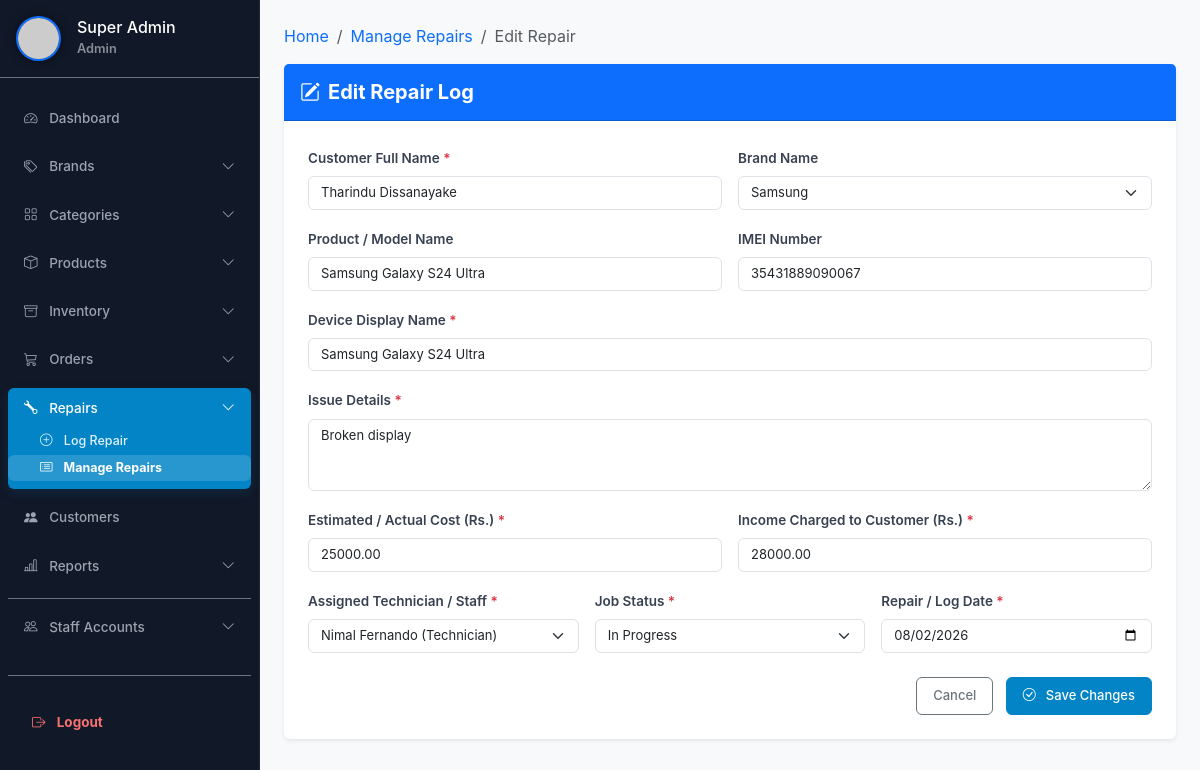
The page /legacy_php_backup/admin/edit-repair.php?id=2 (signed in) on the database its author committed.
### tables this page shows
CREATE TABLE `tbl_repairs` (
  `ID` int(11) NOT NULL AUTO_INCREMENT,
  `CustomerName` varchar(150) NOT NULL,
  `BrandName` varchar(100) DEFAULT NULL,
  `ProductName` varchar(150) DEFAULT NULL,
  `IMEINumber` varchar(50) DEFAULT NULL,
  `DeviceName` varchar(150) NOT NULL,
  `Issue` text NOT NULL,
  `Cost` decimal(10,2) NOT NULL DEFAULT 0.00,
  `Income` decimal(10,2) NOT NULL DEFAULT 0.00,
  `TechnicianId` int(11) NOT NULL,
  `Status` enum('Pending','In-progress','Completed','Cancelled') NOT NULL DEFAULT 'Pending',
  `RepairDate` date NOT NULL,
  `RepairNotes` text DEFAULT NULL,
  `PartsUsed` varchar(255) DEFAULT NULL,
  `LaborTime` varchar(50) DEFAULT NULL,
  PRIMARY KEY (`ID`),
  KEY `TechnicianId` (`TechnicianId`),
  CONSTRAINT `fk_repairs_technician` FOREIGN KEY (`TechnicianId`) REFERENCES `staff_users` (`id`) ON DELETE CASCADE
);

### legacy_php_backup/admin/edit-repair.php (the view, shortened to what this page needs)
<?php
include("../includes/admin/auth_admin.php");
$technician_q = mysqli_query($conn, "SELECT id, first_name, last_name, role FROM staff_users WHERE status = 'Active' AND role = 'Technician' ORDER BY first_name ASC");
$brands_q = mysqli_query($conn, "SELECT BrandName FROM tblbrand ORDER BY BrandName ASC");
$repair_id = intval($_GET['id']);
$fetch_stmt = $conn->prepare("SELECT * FROM tbl_repairs WHERE ID = ?");
$fetch_stmt->bind_param("i", $repair_id);
$fetch_stmt->execute();
$repair_res = $fetch_stmt->get_result();
$repair = $repair_res->fetch_assoc();
?>
<!DOCTYPE html>
<html lang="en">
<head>
    <link href="https://cdn.jsdelivr.net/npm/bootstrap@5.3.0/dist/css/bootstrap.min.css" rel="stylesheet">
    <link rel="stylesheet" href="https://cdn.jsdelivr.net/npm/bootstrap-icons@1.10.5/font/bootstrap-icons.css">
    <link rel="stylesheet" href="../assets/css/admin.css">
</head>
<body class="bg-light">
<div class="d-flex">
    <?php include_once('../includes/admin/sidebar.php');?>
    <div class="flex-grow-1">
        <?php include_once('../includes/admin/header.php');?>
        <div class="container-fluid p-4">
            <nav aria-label="breadcrumb">
                <ol class="breadcrumb">
                    <li class="breadcrumb-item"><a href="dashboard.php" class="text-decoration-none">Home</a></li>
                    <li class="breadcrumb-item"><a href="manage-repairs.php" class="text-decoration-none">Manage Repairs</a></li>
                    <li class="breadcrumb-item active" aria-current="page">Edit Repair</li>
                </ol>
            </nav>
            <div class="card card-repair shadow-sm border-0">
                <div class="card-header bg-primary text-white py-3">
                    <h5 class="mb-0 fw-bold"><i class="bi bi-pencil-square me-2"></i>Edit Repair Log</h5>
                </div>
                <div class="card-body p-4">
                    <form method="post" class="confirm-submit" data-confirm-message="Please confirm that you wish to save these changes to the repair log.">
                        <?php if ($admin_role === 'Technician'): ?>
                        <div class="alert alert-info border-0 py-2 mb-3 small"><i class="bi bi-info-circle me-1"></i> As a Technician, you can update the job status and log technical details only.</div>
                        <div class="row g-3">
                            <div class="col-md-6">
                                <label class="form-label fw-semibold">Customer Name</label>
                                <input type="text" class="form-control bg-light" value="<?= htmlspecialchars($repair['CustomerName']); ?>" readonly>
                            </div>
                            <div class="col-md-6">
                                <label class="form-label fw-semibold">Device Name</label>
                                <input type="text" class="form-control bg-light" value="<?= htmlspecialchars($repair['DeviceName']); ?>" readonly>
                            </div>
                            <div class="col-md-4">
                                <label class="form-label fw-semibold">Brand Name</label>
                                <input type="text" class="form-control bg-light" value="<?= htmlspecialchars($repair['BrandName'] ?? 'N/A'); ?>" readonly>
                            </div>
                            <div class="col-md-4">
                                <label class="form-label fw-semibold">Product Name</label>
                                <input type="text" class="form-control bg-light" value="<?= htmlspecialchars($repair['ProductName'] ?? 'N/A'); ?>" readonly>
                            </div>
                            <div class="col-md-4">
                                <label class="form-label fw-semibold">IMEI Number</label>
                                <input type="text" class="form-control bg-light" value="<?= htmlspecialchars($repair['IMEINumber'] ?? 'N/A'); ?>" readonly>
                            </div>
                            <div class="col-12">
                                <label class="form-label fw-semibold">Issue Details</label>
                                <textarea class="form-control bg-light" rows="2" readonly><?= htmlspecialchars($repair['Issue']); ?></textarea>
                            </div>
                            <div class="col-md-4">
                                <label class="form-label fw-semibold">Job Status <span class="text-danger">*</span></label>
                                <select class="form-select" name="status" required>
                                    <option value="Pending" <?= ($repair['Status']==='Pending')?'selected':''; ?>>Pending</option>
                                    <option value="In-progress" <?= ($repair['Status']==='In-progress')?'selected':''; ?>>In Progress</option>
                                    <option value="Completed" <?= ($repair['Status']==='Completed')?'selected':''; ?>>Completed</option>
                                    <option value="Cancelled" <?= ($repair['Status']==='Cancelled')?'selected':''; ?>>Cancelled</option>
                                </select>
                            </div>
                            <div class="col-md-4">
                                <label class="form-label fw-semibold">Labor Time</label>
                                <input type="text" class="form-control" name="labor_time" value="<?= htmlspecialchars($repair['LaborTime'] ?? ''); ?>" placeholder="e.g. 2h 30m">
                            </div>
                            <div class="col-md-4">
                                <label class="form-label fw-semibold">Parts Used</label>
                                <input type="text" class="form-control" name="parts_used" value="<?= htmlspecialchars($repair['PartsUsed'] ?? ''); ?>" placeholder="e.g. Screen, Battery">
                            </div>
                            <div class="col-12">
                                <label class="form-label fw-semibold">Repair Notes / Technical Log</label>
                                <textarea class="form-control" name="repair_notes" rows="4" placeholder="Detail the work performed, findings, and any follow-up required..."><?= htmlspecialchars($repair['RepairNotes'] ?? ''); ?></textarea>
                            </div>
                        </div>
                        <?php else: ?>
                        <div class="row g-3">
                            <div class="col-md-6">
                                <label for="customer_name" class="form-label fw-semibold">Customer Full Name <span class="text-danger">*</span></label>
                                <input type="text" class="form-control" name="customer_name" id="customer_name" value="<?= htmlspecialchars($repair['CustomerName']); ?>" required pattern="[a-zA-Z\s]+" title="Only letters and spaces are allowed." placeholder="e.g. Ruwan Perera">
                            </div>
                            <div class="col-md-6">
                                <label for="brand_name" class="form-label fw-semibold">Brand Name</label>
                                <select class="form-select" name="brand_name" id="brand_name">
                                    <?php
                                    while($b = mysqli_fetch_assoc($brands_q)):
                                        $sel = ($repair['BrandName'] === $b['BrandName']) ? 'selected' : '';
                                    ?>
                                        <option value="<?= htmlspecialchars($b['BrandName']); ?>" <?= $sel; ?>><?= htmlspecialchars($b['BrandName']); ?></option>
                                    <?php endwhile; ?>
                                </select>
                            </div>
                            <div class="col-md-6">
                                <label for="product_name" class="form-label fw-semibold">Product / Model Name</label>
                                <input type="text" class="form-control" name="product_name" id="product_name" value="<?= htmlspecialchars($repair['ProductName'] ?? ''); ?>" placeholder="e.g. iPhone 15 Pro">
                            </div>
                            <div class="col-md-6">
                                <label for="imei_number" class="form-label fw-semibold">IMEI Number</label>
                                <input type="text" class="form-control" name="imei_number" id="imei_number" value="<?= htmlspecialchars($repair['IMEINumber'] ?? ''); ?>" maxlength="18" placeholder="e.g. 358901234567890">
                            </div>
                            <div class="col-12">
                                <label for="device_name" class="form-label fw-semibold">Device Display Name <span class="text-danger">*</span></label>
                                <input type="text" class="form-control" name="device_name" id="device_name" value="<?= htmlspecialchars($repair['DeviceName']); ?>" required placeholder="e.g. iPhone 15 Pro">
                            </div>
                            <div class="col-12">
                                <label for="issue" class="form-label fw-semibold">Issue Details <span class="text-danger">*</span></label>
                                <textarea class="form-control" name="issue" id="issue" rows="3" required placeholder="Describe the fault and work required..."><?= htmlspecialchars($repair['Issue']); ?></textarea>
                            </div>
                            <div class="col-md-6">
                                <label for="cost" class="form-label fw-semibold">Estimated / Actual Cost (Rs.) <span class="text-danger">*</span></label>
                                <input type="number" class="form-control" name="cost" id="cost" step="0.01" min="0" value="<?= htmlspecialchars($repair['Cost']); ?>" required placeholder="e.g. 5000.00">
                            </div>
                            <div class="col-md-6">
                                <label for="income" class="form-label fw-semibold">Income Charged to Customer (Rs.) <span class="text-danger">*</span></label>
                                <input type="number" class="form-control" name="income" id="income" step="0.01" min="0" value="<?= htmlspecialchars($repair['Income']); ?>" required placeholder="e.g. 9500.00">
                            </div>
                            <div class="col-md-4">
                                <label for="technician_id" class="form-label fw-semibold">Assigned Technician / Staff <span class="text-danger">*</span></label>
                                <select class="form-select" name="technician_id" id="technician_id" required>
                                    <?php
                                    mysqli_data_seek($technician_q, 0);
                                    while($tech = mysqli_fetch_assoc($technician_q)):
                                        $selected = ($tech['id'] == $repair['TechnicianId']) ? 'selected' : '';
                                    ?>
                                        <option value="<?= $tech['id']; ?>" <?= $selected; ?>><?= htmlspecialchars($tech['first_name'] . ' ' . $tech['last_name'] . ' (' . $tech['role'] . ')'); ?></option>
                                    <?php endwhile; ?>
                                </select>
                            </div>
                            <div class="col-md-4">
                                <label for="status" class="form-label fw-semibold">Job Status <span class="text-danger">*</span></label>
                                <select class="form-select" name="status" id="status" required>
                                    <option value="In-progress" <?= ($repair['Status']==='In-progress')?'selected':''; ?>>In Progress</option>
                                </select>
                            </div>
                            <div class="col-md-4">
                                <label for="repair_date" class="form-label fw-semibold">Repair / Log Date <span class="text-danger">*</span></label>
                                <input type="date" class="form-control" name="repair_date" id="repair_date" value="<?= htmlspecialchars($repair['RepairDate']); ?>" max="<?= date('Y-m-d'); ?>" required>
                            </div>
                        </div>
                        <?php endif; ?>
                        <div class="mt-4 text-end">
                            <a href="manage-repairs.php" class="btn btn-outline-secondary px-4 me-2">Cancel</a>
                            <button type="submit" class="btn btn-primary px-4" name="submit"><i class="bi bi-check-circle me-1"></i> Save Changes</button>
                        </div>
                    </form>
                </div>
            </div>
        </div>
    </div>
</div>
<?php include_once('../includes/components/confirmation.php'); ?>
</body>
</html>

### assets/css/admin.css (style rules this page uses)
body { font-family: 'Inter', sans-serif; background-color: #f4f6f9; }
.flex-grow-1 { width: calc(100% - 260px) !important; flex: 1 1 auto !important; }
.form-label { font-size: 13.5px; font-weight: 600; color: #374151; }
.btn { font-size: 13px !important; padding: 6px 16px !important; border-radius: 6px !important; font-weight: 500 !important; transition: all 0.2s ease-in-out !important; height: 38px !important; display: inline-flex !important; align-items: center !important; justify-content: center !important; gap: 6px !important; }
.btn-primary, .btn-success, .btn-dark, .btn-info { background-color: #0284c7 !important; border-color: #0284c7 !important; color: #ffffff !important; }
.form-control, .form-select { font-size: 13px !important; padding: 6px 12px !important; border-radius: 6px !important; }

### legacy_php_backup/admin/edit-repair.php (style rules this page uses)
body { font-family: 'Inter', sans-serif; background-color: #f4f6f9; }
.card-repair { border: none; border-radius: 14px; box-shadow: 0 4px 12px rgba(0,0,0,0.03); }

### rows shown on the page
tbl_repairs: customer_name "Tharindu Dissanayake", product_name "Samsung Galaxy S24 Ultra", imei_number "35431889090067", device_name "Samsung Galaxy S24 Ultra", issue "Broken display", cost "25000.00", income "28000.00", status "In Progress", repair_date "08/02/2026"

### other values the page prints
$admin_name "Super Admin"
$admin_role "Admin"
form field brand_name "Samsung"
form field technician_id "Nimal Fernando (Technician)"
